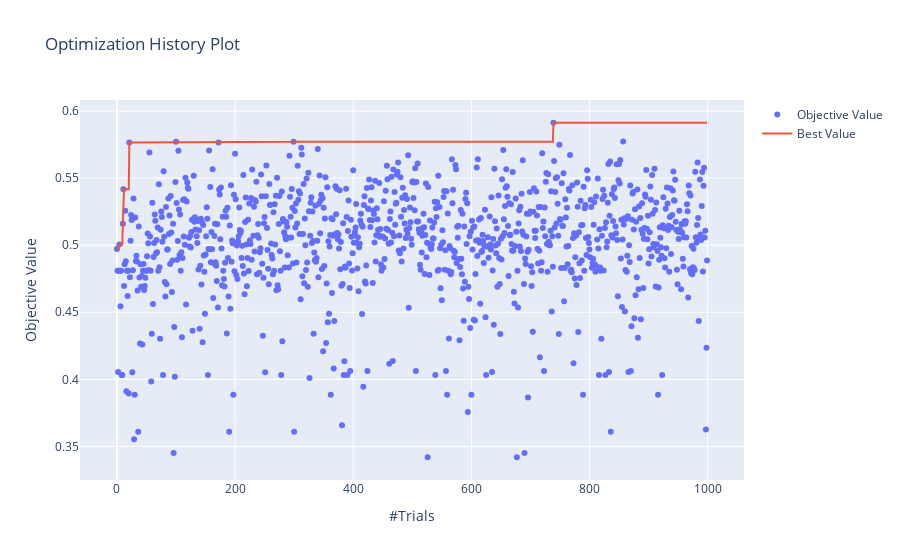

Notebook cell for this chart:
### Code cell
print('Highest F1 Score',study_dt_downsamp.best_value)

plot_optimization_history(study_dt_downsamp)

### Figure 1 — Plotly figure (JSON) as saved in the notebook; plotly's stock layout.template omitted (floating-point values rounded to 4 significant figures; data arrays with more than 128 entries replaced by an {"elided": "..."} marker saying what was removed)
{"data": [{"mode": "markers", "name": "Objective Value", "type": "scatter", "x": {"elided": "1000 int values"}, "y": {"elided": "1000 float values"}}, {"name": "Best Value", "type": "scatter", "x": {"elided": "1000 int values"}, "y": {"elided": "1000 float values"}}], "layout": {"title": {"text": "Optimization History Plot"}, "xaxis": {"title": {"text": "#Trials"}}, "yaxis": {"title": {"text": "Objective Value"}}}}
